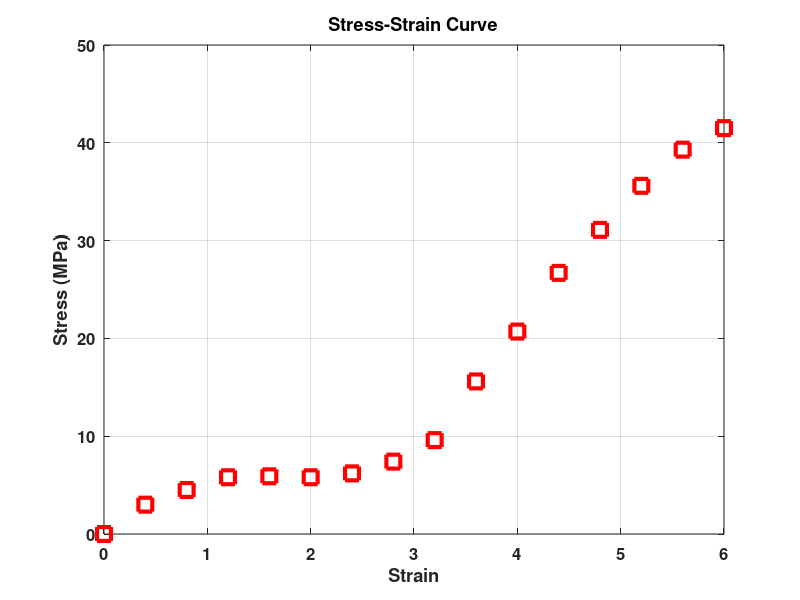
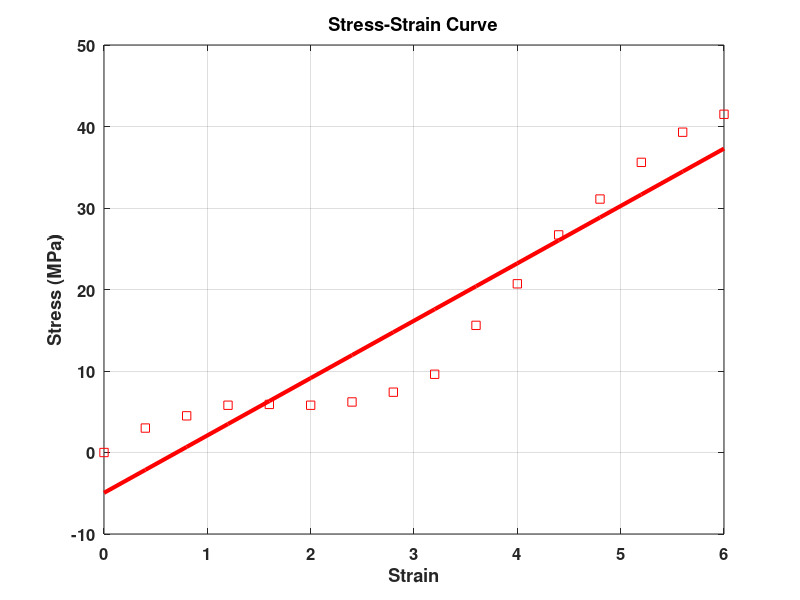
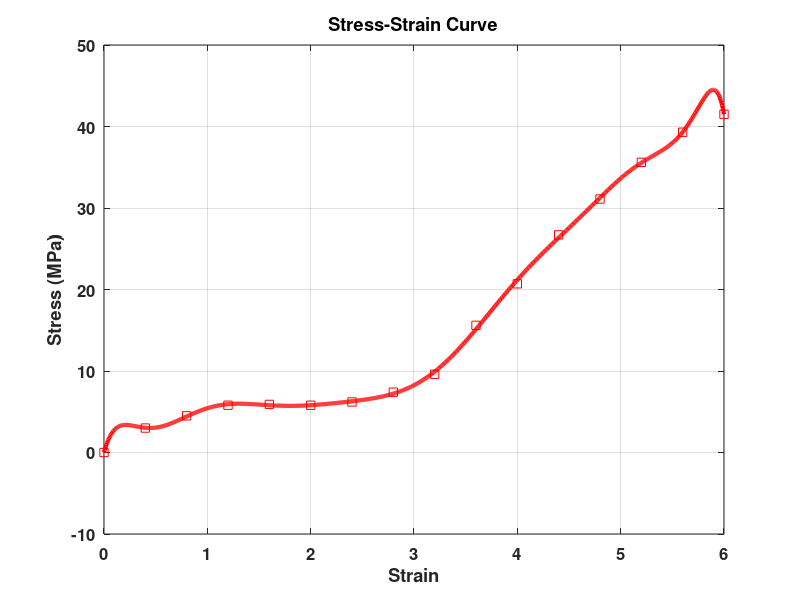
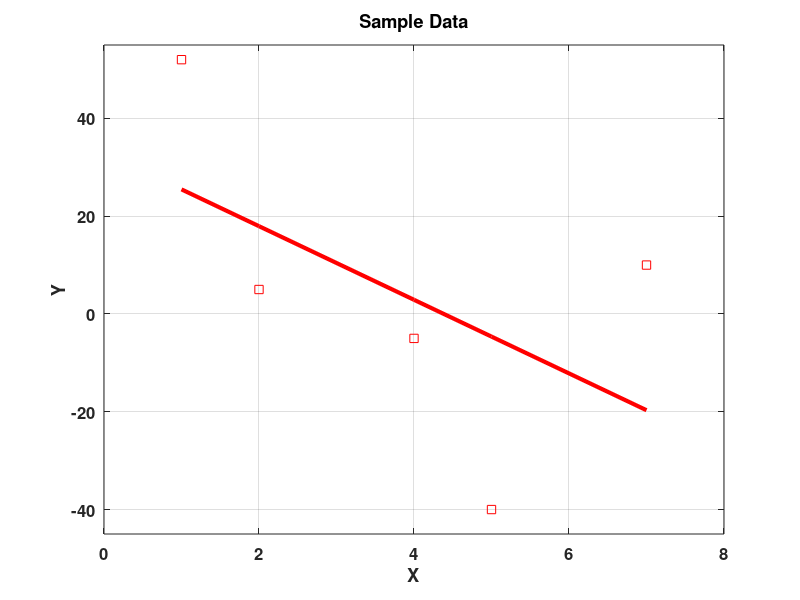

Reproduce these figures in MATLAB, in order. (Note: this script raises an error after producing the figures.)
%% Lecture 15 Demos

clear
clc
close 'all'

%% Data
% for example shown on pg 212
x = [1 4 7 10 13]';
y = [2 6 4 8 10]';

%% Plot the data
figure(1)
plot(x,y,'rs','linewidth',3,'markersize',10);
title('Sample Data','fontsize',18,'fontweight','bold');
xlabel('X','fontsize',16,'fontweight','bold');
ylabel('Y','fontsize',16,'fontweight','bold');
grid on
set(gca,'fontsize',12,'fontweight','bold');
axis([0 15 0 15]);

%% Polynomial Interpolation

N = length(x);
X = x.^(0:N);
c = (X'*X)\(X'*y);
nthInterp = @(x) (x.^(0:N))*c;

x_plt = linspace(min(x),max(x),1000);
x_plt = x_plt';

figure(2)
plot(x,y,'sr',...
    x_plt,nthInterp(x_plt),'-k','markersize',10,'linewidth',3);
title('Least Squares Interpolation','fontsize',18,'fontweight','bold');
xlabel('X','fontsize',16,'fontweight','bold');
ylabel('Y','fontsize',16,'fontweight','bold');
grid on
legend('Sample Data','Interpolant')
set(gca,'fontsize',12,'fontweight','bold');
axis([0 15 0 15]);


%% Data
% from example 6.4 on page 215
x = [1 2 4 5 7]';
y = [52 5 -5 -40 10]';

%% Plot the data
figure(3)
plot(x,y,'rs','linewidth',3,'markersize',10);
title('Sample Data','fontsize',18,'fontweight','bold');
xlabel('X','fontsize',16,'fontweight','bold');
ylabel('Y','fontsize',16,'fontweight','bold');
grid on
set(gca,'fontsize',12,'fontweight','bold');
axis([0 8 -45 55]);

%% Interpolation as the logical limit of data fitting
%%
% 
%  Having just done a section on data fitting, we can consider what happens
%  as we generate successively more detailed fits of the given data
% 

% linear
X = x.^(0:1);%<-- does this make sense?
c = (X'*X)\(X'*y);

linInterp = @(x) (x.^(0:1))*c; %<-- likewise, this?
figure(4)
plot(x,y,'sr',...
    x,linInterp(x),'-r','markersize',10,'linewidth',3);
title('Sample Data','fontsize',18,'fontweight','bold');
xlabel('X','fontsize',16,'fontweight','bold');
ylabel('Y','fontsize',16,'fontweight','bold');
grid on
set(gca,'fontsize',12,'fontweight','bold');
axis([0 8 -45 55]);

%% N-th order
%%
% 
%  We can make a successively more "accurate" approximation of the function
%  by using a higher-order linear data fit.  With 5 data points, we can
%  match it exactly with a 4th-order polynomial (e.g. 5 parameters)
% 

N = 5;
X = x.^(0:N);
c = (X'*X)\(X'*y);
nthInterp = @(x) (x.^(0:N))*c;
figure(5)
plot(x,y,'sr',...
    x,nthInterp(x),'-r','markersize',10,'linewidth',3);
title('Sample Data','fontsize',18,'fontweight','bold');
xlabel('X','fontsize',16,'fontweight','bold');
ylabel('Y','fontsize',16,'fontweight','bold');
grid on
set(gca,'fontsize',12,'fontweight','bold');
axis([0 8 -45 55]);

%%
% 
%  Thus if our goal was interpolation, we could use the 4th order data fit
%  as an interpolant.  The coefficients found (c) are the coefficients for
%  a 4th order polynomial that interpolates the data.
% 

%%
% 
%  This is problematic for the following reasons:
% 
%%
% 
% # Determining the coefficients is a little bit of trouble (solve system
% of equations
% # The system of equations that you solve gets less "well conditioned" as
% N increases.
% 

%% Interpolation Demo (part 2)
% Based on Example 6-3 on page 208 of the textbook

clear
clc
close 'all'

%% Load data
Strain = [0 0.4 0.8 1.2 1.6 2.0 2.4 2.8 3.2...
    3.6 4.0 4.4 4.8 5.2 5.6 6.0]';% dimensionless
Stress = [0 3.0 4.5 5.8 5.9 5.8 6.2 7.4 9.6...
    15.6 20.7 26.7 31.1 35.6 39.3 41.5]'; % MPa

strplt = linspace(min(Strain),max(Strain),1000);
strplt = strplt';

%% Make a Basic Plot of the Data
figure(1)
plot(Strain, Stress,'sr','markersize',10,'linewidth',3);
xlabel('Strain','fontsize',16,'fontweight','bold');
ylabel('Stress (MPa)','fontsize',16,'fontweight','bold');
title('Stress-Strain Curve','fontsize',18,'fontweight','bold');
grid on
set(gca,'fontsize',12,'fontweight','bold');

%% Linear Interpolation

X = Strain.^(0:1); %<-- less typing this way

c = (X'*X)\(X'*Stress);

linearInterp = @(x)  (x.^(0:1))*c; %<-- less typing and more general

figure(2)
plot(Strain, Stress,'sr',...
    Strain,linearInterp(Strain),'-r','markersize',10,'linewidth',3);
xlabel('Strain','fontsize',16,'fontweight','bold');
ylabel('Stress (MPa)','fontsize',16,'fontweight','bold');
title('Stress-Strain Curve','fontsize',18,'fontweight','bold');
grid on
set(gca,'fontsize',12,'fontweight','bold');

%% N-th order Interpolation (monomials)

N = 15;
X = Strain.^(0:N);
c = (X'*X)\(X'*Stress);
nthInterp = @(x) (x.^(0:N))*c;

figure(3)
plot(Strain, Stress,'sr',...
    strplt,nthInterp(strplt),'-r','markersize',10,'linewidth',3);
xlabel('Strain','fontsize',16,'fontweight','bold');
ylabel('Stress (MPa)','fontsize',16,'fontweight','bold');
title('Stress-Strain Curve','fontsize',18,'fontweight','bold');
grid on
set(gca,'fontsize',12,'fontweight','bold');

r = Stress - nthInterp(Strain);
fprintf('Residual Squared = %g \n',r'*r);

%% Lagrange Interpolation
F = genLagrangePolyInterp(Strain,Stress);



figure(4)
plot(Strain,Stress,'sr',...
    strplt,F(strplt),'-r','markersize',10,'linewidth',3);

xlabel('Strain','fontsize',16,'fontweight','bold');
ylabel('Stress (MPa)','fontsize',16,'fontweight','bold');
title('Stress-Strain Curve','fontsize',18,'fontweight','bold');
grid on
set(gca,'fontsize',12,'fontweight','bold');
r = Stress - F(Strain);
fprintf('Residual Squared = %g \n',r'*r);

%% Local function for Lagrange Polynomial
function F = genLagrangePolyInterp(X,Y)
% function F = genLagrangePoly(X,Y) generates a Lagrange Polynomial that
% may be used to interpolate a function
% Inputs
% X = x-values of a function
% Y = f(X) for some function
%
% Outputs
% F - a function handle with the Lagrange interpolant

n = length(X); 

F = @(x) 0; %<-- start with zero

for i = 1:n
    L = @(x) Y(i); %<-- initialize the Lagrange Function
    for j = 1:n
        if j ~= i
            L = @(x) L(x).*((x - X(j))./(X(i) - X(j)));
        end
    end
    F = @(x) F(x)+L(x);
end
end